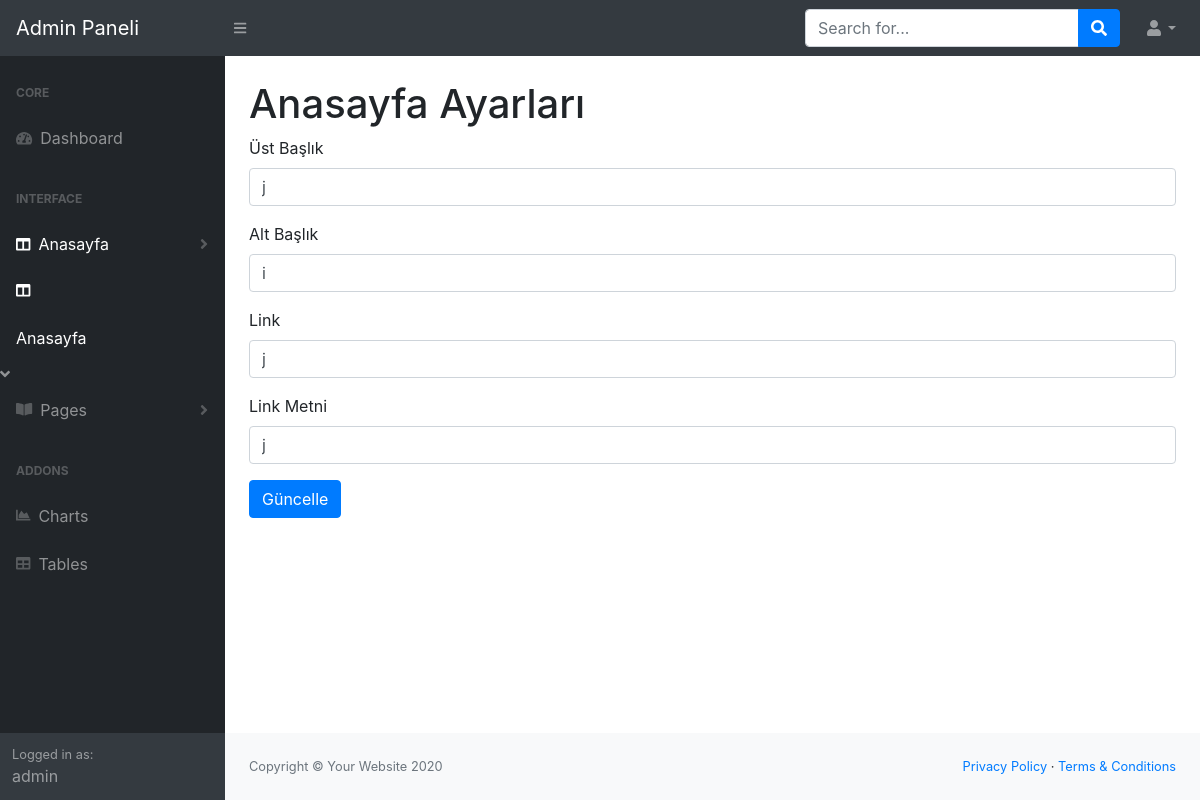
Before: /admin/anasayfa_settings.php (signed in) with the older database file.
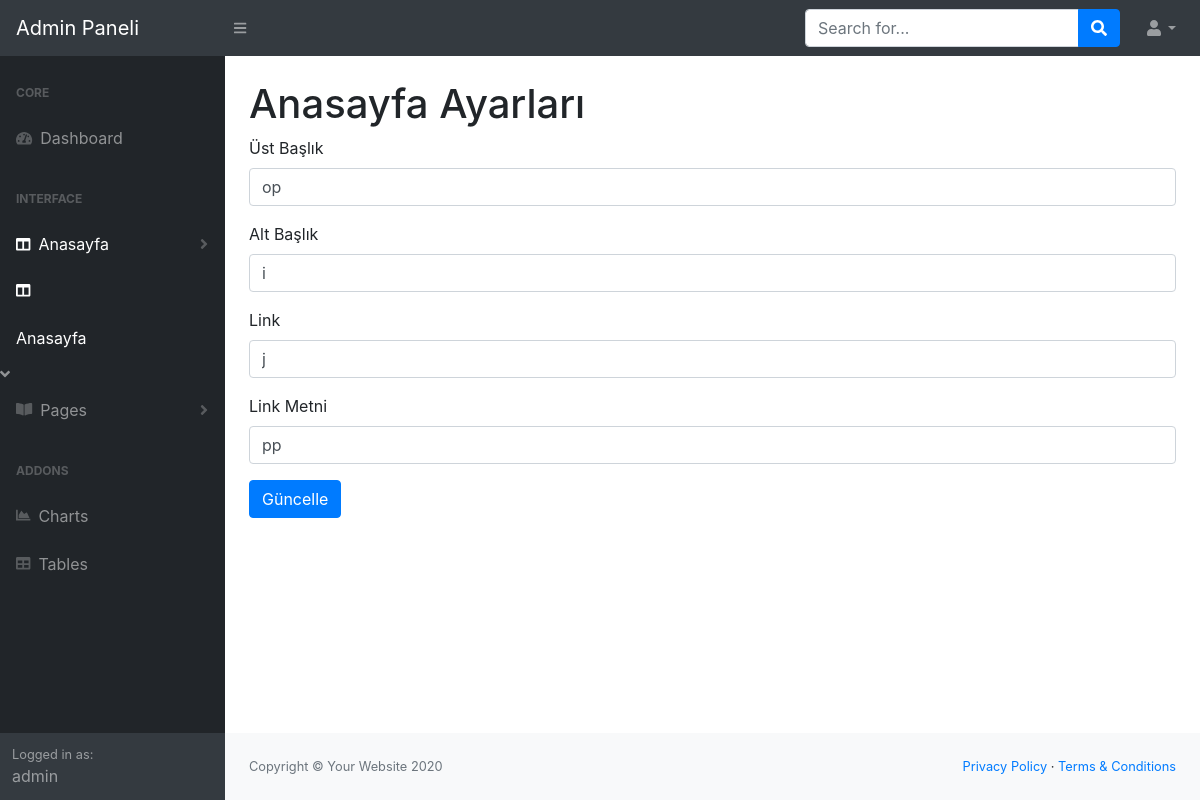
After: the same page with the newer database file.
### tables this page shows
CREATE TABLE IF NOT EXISTS `anasayfa` (
  `id` int NOT NULL AUTO_INCREMENT,
  `ust_baslik` varchar(250) NOT NULL,
  `alt_baslik` varchar(255) NOT NULL,
  `link` varchar(50) NOT NULL,
  `link_text` varchar(50) NOT NULL,
  PRIMARY KEY (`id`)
);

### admin/anasayfa_settings.php (the view, shortened to what this page needs)
<?php
$sayfa = "Anasayfa Ayarları";
include('inc/head.php');
include('../inc/db.php');
$con = $baglanti->prepare("SELECT * FROM anasayfa");
$con->execute();
$sonuc = $con->fetch();
?>
<main>
    <div class="container-fluid">
        <h1 class="mt-4">Anasayfa Ayarları</h1>
        <form method="post" action="">
            <div class="form-group">
                <label for="ust_baslik">Üst Başlık</label>
                <input type="text" class="form-control" id="ust_baslik" name="ust_baslik" value="<?php echo $sonuc['ust_baslik']; ?>">
            </div>
            <div class="form-group">
                <label for="alt_baslik">Alt Başlık</label>
                <input type="text" class="form-control" id="alt_baslik" name="alt_baslik" value="<?php echo $sonuc['alt_baslik']; ?>">
            </div>
            <div class="form-group">
                <label for="link">Link</label>
                <input type="text" class="form-control" id="link" name="link" value="<?php echo $sonuc['link']; ?>">
            </div>
            <div class="form-group">
                <label for="link_text">Link Metni</label>
                <input type="text" class="form-control" id="link_text" name="link_text" value="<?php echo $sonuc['link_text']; ?>">
            </div>
            <button type="submit" class="btn btn-primary">Güncelle</button>
        </form>
    </div>
</main>
<?php
include('inc/footer.php');
?>

### admin/inc/head.php (shortened to what this page needs)
<!DOCTYPE html>
<html lang="tr">
    <head>
        <link href="css/styles.css" rel="stylesheet" />
        <link href="https://cdn.datatables.net/1.10.20/css/dataTables.bootstrap4.min.css" rel="stylesheet" />
    </head>
    <body class="sb-nav-fixed">
        <nav class="sb-topnav navbar navbar-expand navbar-dark bg-dark">
            <a class="navbar-brand" href="index.php">Admin Paneli</a>
            <button class="btn btn-link btn-sm order-1 order-lg-0" id="sidebarToggle" href="#"><i class="fas fa-bars"></i></button>
            <form class="d-none d-md-inline-block form-inline ml-auto mr-0 mr-md-3 my-2 my-md-0">
                <div class="input-group">
                    <input class="form-control" type="text" placeholder="Search for..." aria-label="Search" aria-describedby="basic-addon2" />
                    <div class="input-group-append">
                        <button class="btn btn-primary" type="button"><i class="fas fa-search"></i></button>
                    </div>
                </div>
            </form>
            <ul class="navbar-nav ml-auto ml-md-0">
                <li class="nav-item dropdown">
                    <a class="nav-link dropdown-toggle" id="userDropdown" href="#" role="button" data-toggle="dropdown" aria-haspopup="true" aria-expanded="false"><i class="fas fa-user fa-fw"></i></a>
                </li>
            </ul>
        </nav>
        <div id="layoutSidenav">
            <div id="layoutSidenav_nav">
                <nav class="sb-sidenav accordion sb-sidenav-dark" id="sidenavAccordion">
                    <div class="sb-sidenav-menu">
                        <div class="nav">
                            <div class="sb-sidenav-menu-heading">Core</div>
                            <a class="nav-link" href="index.php">
                                <div class="sb-nav-link-icon"><i class="fas fa-tachometer-alt"></i></div>
                                Dashboard
                            </a>
                            <div class="sb-sidenav-menu-heading">Interface</div>
                            <a class="nav-link collapsed <?php if($sayfa=="Anasayfa Ayarları"){echo "active";} ?>" href="#" data-toggle="collapse" data-target="#collapseLayouts" aria-expanded="false" aria-controls="collapseLayouts">
                                <div class="sb-nav-link-icon "><i class="fas fa-columns"></i></div>
                                Anasayfa
                                <div class="sb-sidenav-collapse-arrow"><i class="fas fa-angle-down"></i></div>
                            </a>
                            <a class="nav-link collapsed <?php if($sayfa=="Anasayfa Ayarları"){echo "active";} ?>" href="#" data-toggle="collapse" data-target="#collapseLayouts" aria-expanded="false" aria-controls="collapseLayouts">
                                <div class="sb-nav-link-icon "><i class="fas fa-columns"></i></div>
                                <a class="nav-link" href="anasayfa_settings.php">Anasayfa</a>
                                <div class="sb-sidenav-collapse-arrow"><i class="fas fa-angle-down"></i></div>
                            </a>
                            <a class="nav-link collapsed" href="#" data-toggle="collapse" data-target="#collapsePages" aria-expanded="false" aria-controls="collapsePages">
                                <div class="sb-nav-link-icon"><i class="fas fa-book-open"></i></div>
                                Pages
                                <div class="sb-sidenav-collapse-arrow"><i class="fas fa-angle-down"></i></div>
                            </a>
                            <div class="sb-sidenav-menu-heading">Addons</div>
                            <a class="nav-link" href="charts.html">
                                <div class="sb-nav-link-icon"><i class="fas fa-chart-area"></i></div>
                                Charts
                            </a>
                            <a class="nav-link" href="tables.html">
                                <div class="sb-nav-link-icon"><i class="fas fa-table"></i></div>
                                Tables
                            </a>
                        </div>
                    </div>
                    <div class="sb-sidenav-footer">
                        <div class="small">Logged in as:</div>
                        <?php if (isset($_SESSION['username'])): ?>
                        <?= $_SESSION['username']; ?>
                    <?php endif; ?>
                    </div>
                </nav>
            </div>
            <div id="layoutSidenav_content">

### admin/inc/footer.php (shortened to what this page needs)
<footer class="py-4 bg-light mt-auto">
                    <div class="container-fluid">
                        <div class="d-flex align-items-center justify-content-between small">
                            <div class="text-muted">Copyright &copy; Your Website 2020</div>
                            <div>
                                <a href="#">Privacy Policy</a>
                                &middot;
                                <a href="#">Terms &amp; Conditions</a>
                            </div>
                        </div>
                    </div>
                </footer>
            </div>
        </div>
    </body>
</html>

Changed rows visible on the page:
changed anasayfa: ust_baslik "j" → "op"; link_text "j" → "pp"
